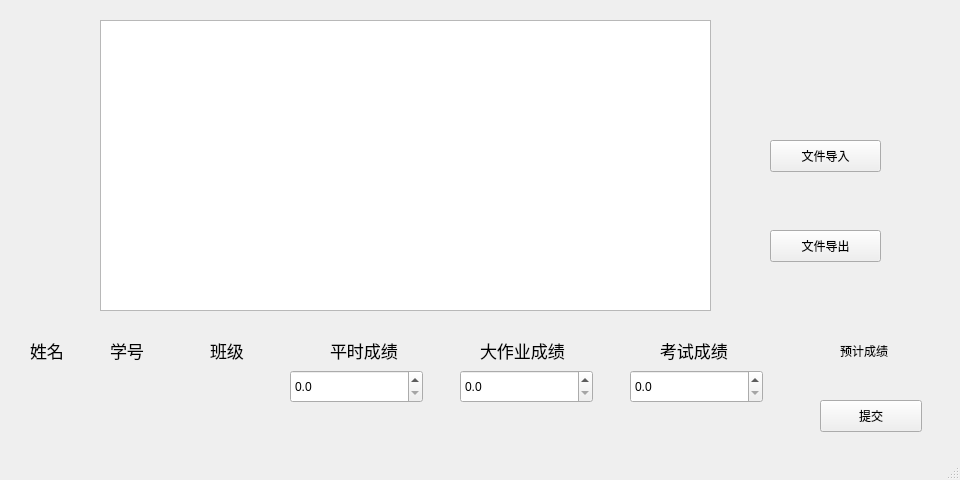
<?xml version="1.0" encoding="UTF-8"?>
<ui version="4.0">
 <class>MainWindow</class>
 <widget class="QMainWindow" name="MainWindow">
  <property name="geometry">
   <rect>
    <x>0</x>
    <y>0</y>
    <width>960</width>
    <height>480</height>
   </rect>
  </property>
  <property name="windowTitle">
   <string>MainWindow</string>
  </property>
  <widget class="QWidget" name="centralwidget">
   <widget class="TableView" name="TableView">
    <property name="geometry">
     <rect>
      <x>100</x>
      <y>20</y>
      <width>611</width>
      <height>291</height>
     </rect>
    </property>
    <property name="editTriggers">
     <set>QAbstractItemView::NoEditTriggers</set>
    </property>
   </widget>
   <widget class="QLabel" name="label">
    <property name="geometry">
     <rect>
      <x>30</x>
      <y>340</y>
      <width>41</width>
      <height>21</height>
     </rect>
    </property>
    <property name="font">
     <font>
      <pointsize>13</pointsize>
     </font>
    </property>
    <property name="text">
     <string>姓名</string>
    </property>
   </widget>
   <widget class="QLabel" name="label_2">
    <property name="geometry">
     <rect>
      <x>110</x>
      <y>340</y>
      <width>41</width>
      <height>21</height>
     </rect>
    </property>
    <property name="font">
     <font>
      <pointsize>13</pointsize>
     </font>
    </property>
    <property name="text">
     <string>学号</string>
    </property>
   </widget>
   <widget class="QLabel" name="label_3">
    <property name="geometry">
     <rect>
      <x>210</x>
      <y>340</y>
      <width>41</width>
      <height>21</height>
     </rect>
    </property>
    <property name="font">
     <font>
      <pointsize>13</pointsize>
     </font>
    </property>
    <property name="text">
     <string>班级</string>
    </property>
   </widget>
   <widget class="QLabel" name="label_4">
    <property name="geometry">
     <rect>
      <x>330</x>
      <y>340</y>
      <width>71</width>
      <height>21</height>
     </rect>
    </property>
    <property name="font">
     <font>
      <pointsize>13</pointsize>
     </font>
    </property>
    <property name="text">
     <string>平时成绩</string>
    </property>
   </widget>
   <widget class="QLabel" name="label_5">
    <property name="geometry">
     <rect>
      <x>480</x>
      <y>340</y>
      <width>101</width>
      <height>21</height>
     </rect>
    </property>
    <property name="font">
     <font>
      <pointsize>13</pointsize>
     </font>
    </property>
    <property name="text">
     <string>大作业成绩</string>
    </property>
   </widget>
   <widget class="QLabel" name="label_6">
    <property name="geometry">
     <rect>
      <x>660</x>
      <y>340</y>
      <width>71</width>
      <height>21</height>
     </rect>
    </property>
    <property name="font">
     <font>
      <pointsize>13</pointsize>
     </font>
    </property>
    <property name="text">
     <string>考试成绩</string>
    </property>
   </widget>
   <widget class="PushButton" name="commit">
    <property name="geometry">
     <rect>
      <x>820</x>
      <y>400</y>
      <width>102</width>
      <height>32</height>
     </rect>
    </property>
    <property name="text">
     <string>提交</string>
    </property>
   </widget>
   <widget class="DoubleSpinBox" name="peacetimescore">
    <property name="geometry">
     <rect>
      <x>290</x>
      <y>370</y>
      <width>133</width>
      <height>33</height>
     </rect>
    </property>
    <property name="decimals">
     <number>1</number>
    </property>
    <property name="maximum">
     <double>100.000000000000000</double>
    </property>
   </widget>
   <widget class="DoubleSpinBox" name="bigworkscore">
    <property name="geometry">
     <rect>
      <x>460</x>
      <y>370</y>
      <width>133</width>
      <height>33</height>
     </rect>
    </property>
    <property name="decimals">
     <number>1</number>
    </property>
   </widget>
   <widget class="DoubleSpinBox" name="examscore">
    <property name="geometry">
     <rect>
      <x>630</x>
      <y>370</y>
      <width>133</width>
      <height>33</height>
     </rect>
    </property>
    <property name="decimals">
     <number>1</number>
    </property>
   </widget>
   <widget class="QLabel" name="label_7">
    <property name="geometry">
     <rect>
      <x>840</x>
      <y>340</y>
      <width>54</width>
      <height>21</height>
     </rect>
    </property>
    <property name="text">
     <string>预计成绩</string>
    </property>
   </widget>
   <widget class="QLabel" name="name">
    <property name="geometry">
     <rect>
      <x>20</x>
      <y>380</y>
      <width>61</width>
      <height>21</height>
     </rect>
    </property>
    <property name="font">
     <font>
      <pointsize>13</pointsize>
     </font>
    </property>
    <property name="text">
     <string/>
    </property>
   </widget>
   <widget class="QLabel" name="id">
    <property name="geometry">
     <rect>
      <x>93</x>
      <y>380</y>
      <width>81</width>
      <height>21</height>
     </rect>
    </property>
    <property name="font">
     <font>
      <pointsize>13</pointsize>
     </font>
    </property>
    <property name="text">
     <string/>
    </property>
   </widget>
   <widget class="QLabel" name="class_2">
    <property name="geometry">
     <rect>
      <x>190</x>
      <y>380</y>
      <width>81</width>
      <height>21</height>
     </rect>
    </property>
    <property name="font">
     <font>
      <pointsize>13</pointsize>
     </font>
    </property>
    <property name="text">
     <string/>
    </property>
   </widget>
   <widget class="QLabel" name="aimscore">
    <property name="geometry">
     <rect>
      <x>833</x>
      <y>366</y>
      <width>61</width>
      <height>20</height>
     </rect>
    </property>
    <property name="text">
     <string/>
    </property>
   </widget>
   <widget class="PushButton" name="filein">
    <property name="geometry">
     <rect>
      <x>770</x>
      <y>140</y>
      <width>111</width>
      <height>32</height>
     </rect>
    </property>
    <property name="text">
     <string>文件导入</string>
    </property>
   </widget>
   <widget class="SplitPushButton" name="SplitPushButton">
    <property name="geometry">
     <rect>
      <x>770</x>
      <y>40</y>
      <width>113</width>
      <height>33</height>
     </rect>
    </property>
    <property name="text_" stdset="0">
     <string>选择课程</string>
    </property>
   </widget>
   <widget class="PushButton" name="fileout">
    <property name="geometry">
     <rect>
      <x>770</x>
      <y>230</y>
      <width>111</width>
      <height>32</height>
     </rect>
    </property>
    <property name="text">
     <string>文件导出</string>
    </property>
   </widget>
  </widget>
  <widget class="QStatusBar" name="statusbar"/>
 </widget>
 <customwidgets>
  <customwidget>
   <class>PushButton</class>
   <extends>QPushButton</extends>
   <header>qfluentwidgets</header>
  </customwidget>
  <customwidget>
   <class>SplitPushButton</class>
   <extends>QWidget</extends>
   <header>qfluentwidgets</header>
  </customwidget>
  <customwidget>
   <class>DoubleSpinBox</class>
   <extends>QDoubleSpinBox</extends>
   <header>qfluentwidgets</header>
  </customwidget>
  <customwidget>
   <class>TableView</class>
   <extends>QTableView</extends>
   <header>qfluentwidgets</header>
  </customwidget>
 </customwidgets>
 <resources/>
 <connections/>
</ui>
